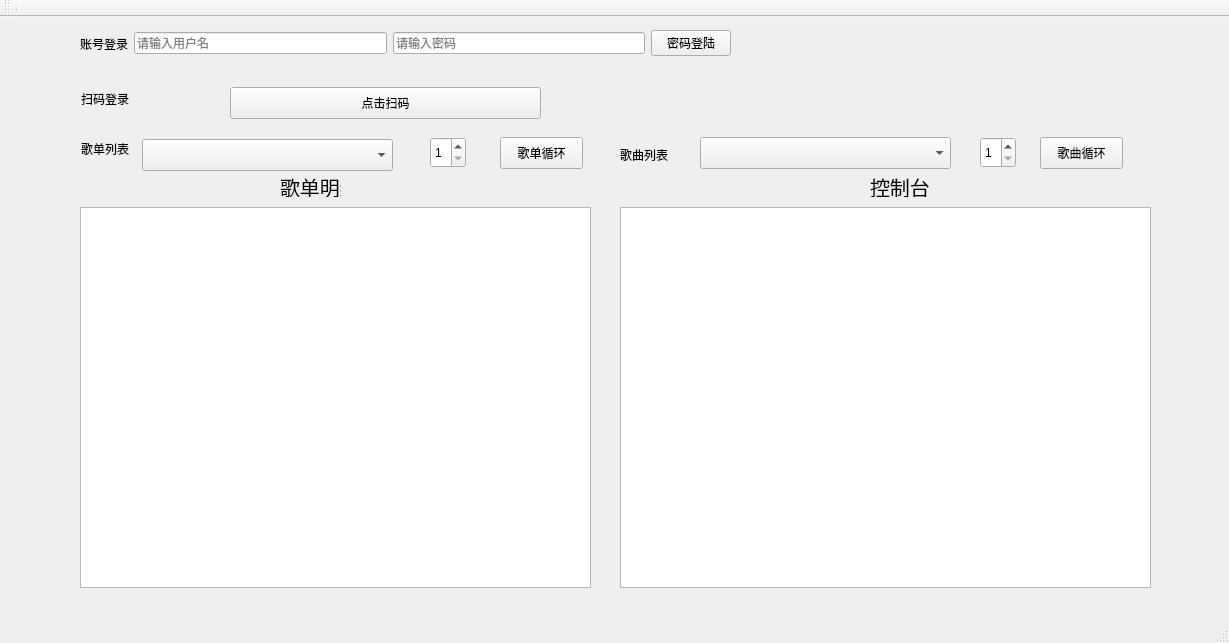
<?xml version="1.0" encoding="UTF-8"?>
<ui version="4.0">
 <class>MainWindow</class>
 <widget class="QMainWindow" name="MainWindow">
  <property name="geometry">
   <rect>
    <x>0</x>
    <y>0</y>
    <width>1229</width>
    <height>643</height>
   </rect>
  </property>
  <property name="windowTitle">
   <string>MainWindow</string>
  </property>
  <widget class="QWidget" name="centralwidget">
   <widget class="QLabel" name="label_2">
    <property name="geometry">
     <rect>
      <x>81</x>
      <y>74</y>
      <width>53</width>
      <height>16</height>
     </rect>
    </property>
    <property name="text">
     <string>扫码登录</string>
    </property>
   </widget>
   <widget class="QLabel" name="label_3">
    <property name="geometry">
     <rect>
      <x>81</x>
      <y>124</y>
      <width>53</width>
      <height>16</height>
     </rect>
    </property>
    <property name="text">
     <string>歌单列表</string>
    </property>
    <property name="scaledContents">
     <bool>false</bool>
    </property>
   </widget>
   <widget class="QListWidget" name="listWidget">
    <property name="geometry">
     <rect>
      <x>620</x>
      <y>190</y>
      <width>531</width>
      <height>381</height>
     </rect>
    </property>
    <property name="sizePolicy">
     <sizepolicy hsizetype="Expanding" vsizetype="Expanding">
      <horstretch>30</horstretch>
      <verstretch>0</verstretch>
     </sizepolicy>
    </property>
   </widget>
   <widget class="QPushButton" name="pushButton_2">
    <property name="geometry">
     <rect>
      <x>230</x>
      <y>70</y>
      <width>311</width>
      <height>32</height>
     </rect>
    </property>
    <property name="text">
     <string>点击扫码</string>
    </property>
   </widget>
   <widget class="QPushButton" name="pushButton_3">
    <property name="geometry">
     <rect>
      <x>500</x>
      <y>120</y>
      <width>83</width>
      <height>32</height>
     </rect>
    </property>
    <property name="text">
     <string>歌单循环</string>
    </property>
   </widget>
   <widget class="QSpinBox" name="spinBox_1">
    <property name="geometry">
     <rect>
      <x>430</x>
      <y>120</y>
      <width>36</width>
      <height>31</height>
     </rect>
    </property>
    <property name="minimum">
     <number>1</number>
    </property>
   </widget>
   <widget class="QComboBox" name="comboBox_1">
    <property name="geometry">
     <rect>
      <x>142</x>
      <y>122</y>
      <width>251</width>
      <height>32</height>
     </rect>
    </property>
   </widget>
   <widget class="QLabel" name="label_4">
    <property name="geometry">
     <rect>
      <x>620</x>
      <y>130</y>
      <width>53</width>
      <height>16</height>
     </rect>
    </property>
    <property name="text">
     <string>歌曲列表</string>
    </property>
   </widget>
   <widget class="QComboBox" name="comboBox_2">
    <property name="geometry">
     <rect>
      <x>700</x>
      <y>120</y>
      <width>251</width>
      <height>32</height>
     </rect>
    </property>
   </widget>
   <widget class="QPushButton" name="pushButton_4">
    <property name="geometry">
     <rect>
      <x>1040</x>
      <y>120</y>
      <width>83</width>
      <height>32</height>
     </rect>
    </property>
    <property name="text">
     <string>歌曲循环</string>
    </property>
   </widget>
   <widget class="QSpinBox" name="spinBox_2">
    <property name="geometry">
     <rect>
      <x>980</x>
      <y>120</y>
      <width>36</width>
      <height>31</height>
     </rect>
    </property>
    <property name="minimum">
     <number>1</number>
    </property>
   </widget>
   <widget class="QWidget" name="layoutWidget">
    <property name="geometry">
     <rect>
      <x>80</x>
      <y>10</y>
      <width>651</width>
      <height>33</height>
     </rect>
    </property>
    <layout class="QHBoxLayout" name="horizontalLayout">
     <item>
      <widget class="QLabel" name="label_1">
       <property name="text">
        <string>账号登录</string>
       </property>
      </widget>
     </item>
     <item>
      <widget class="QLineEdit" name="lineEdit_1">
       <property name="sizePolicy">
        <sizepolicy hsizetype="Expanding" vsizetype="Fixed">
         <horstretch>0</horstretch>
         <verstretch>0</verstretch>
        </sizepolicy>
       </property>
       <property name="inputMask">
        <string/>
       </property>
       <property name="text">
        <string/>
       </property>
       <property name="placeholderText">
        <string>请输入用户名</string>
       </property>
      </widget>
     </item>
     <item>
      <widget class="QLineEdit" name="lineEdit_2">
       <property name="placeholderText">
        <string>请输入密码</string>
       </property>
      </widget>
     </item>
     <item>
      <widget class="QPushButton" name="pushButton_1">
       <property name="text">
        <string>密码登陆</string>
       </property>
      </widget>
     </item>
    </layout>
   </widget>
   <widget class="QTableWidget" name="tableWidget">
    <property name="geometry">
     <rect>
      <x>80</x>
      <y>190</y>
      <width>511</width>
      <height>381</height>
     </rect>
    </property>
   </widget>
   <widget class="QLabel" name="label_5">
    <property name="geometry">
     <rect>
      <x>280</x>
      <y>160</y>
      <width>61</width>
      <height>20</height>
     </rect>
    </property>
    <property name="font">
     <font>
      <pointsize>15</pointsize>
     </font>
    </property>
    <property name="text">
     <string>歌单明细</string>
    </property>
   </widget>
   <widget class="QLabel" name="label_6">
    <property name="geometry">
     <rect>
      <x>870</x>
      <y>160</y>
      <width>61</width>
      <height>20</height>
     </rect>
    </property>
    <property name="font">
     <font>
      <pointsize>15</pointsize>
     </font>
    </property>
    <property name="text">
     <string>控制台</string>
    </property>
   </widget>
  </widget>
  <widget class="QStatusBar" name="statusbar"/>
  <widget class="QToolBar" name="toolBar">
   <property name="windowTitle">
    <string>toolBar</string>
   </property>
   <attribute name="toolBarArea">
    <enum>TopToolBarArea</enum>
   </attribute>
   <attribute name="toolBarBreak">
    <bool>false</bool>
   </attribute>
   <addaction name="separator"/>
  </widget>
  <action name="action_1">
   <property name="text">
    <string>动作1</string>
   </property>
   <property name="toolTip">
    <string>动作提示</string>
   </property>
   <property name="menuRole">
    <enum>QAction::MenuRole::NoRole</enum>
   </property>
  </action>
 </widget>
 <resources/>
 <connections/>
</ui>
